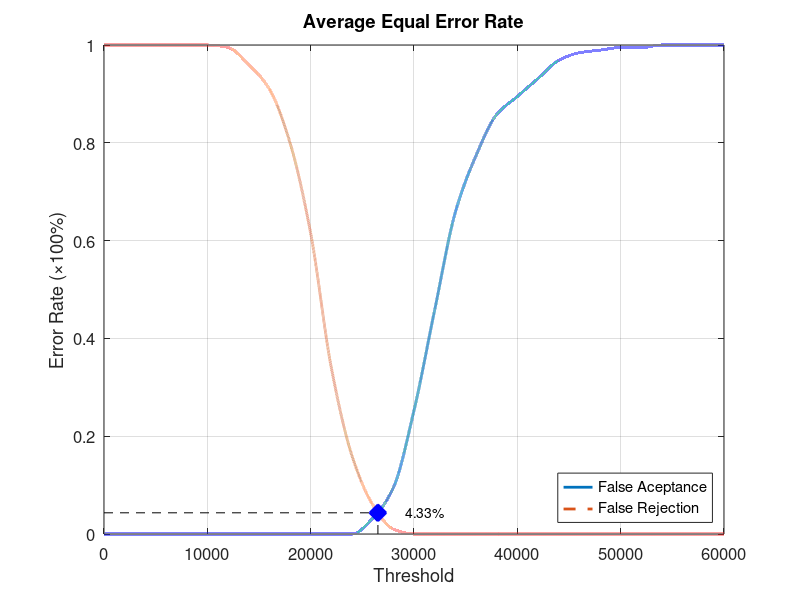
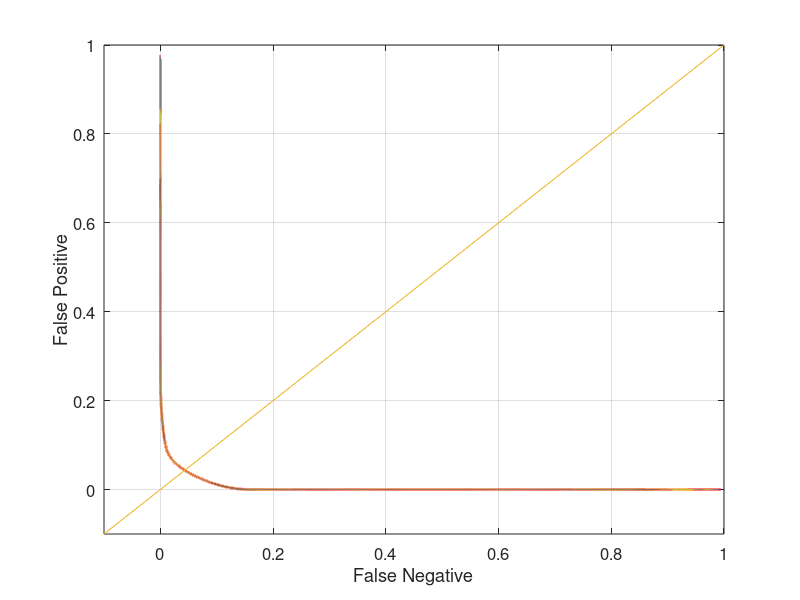

The MATLAB source for these figures, in order:
function yEER = Database5_2
close all;
clear;
clc;
x = 0:2000:60000;
xq = 0:0.5:60000;

y0 = [0 0 0 0 0 0 0 0 0 0 0 0 0 0.0315789 0.0947368 0.252632 0.457895 0.657895 0.773684 0.857895 0.894737 0.931579 0.968421 0.984211 0.989474 0.994737 0.994737 1 1 1 1];
yy0 = interp1(x, y0, xq, 'pchip');
y1 = [1 1 1 1 1 1 0.995 0.96 0.91 0.8 0.615 0.34 0.16 0.06 0.01 0 0 0 0 0 0 0 0 0 0 0 0 0 0 0 0];
yy1 = interp1(x, y1, xq, 'pchip');

% Calculating EER: 
y2 = abs(y0 - y1);
find(y2 == min(y2))
yy2 = abs(yy0 - yy1);
xEER = find(yy2 == min(yy2));
xEERIndex = xq(xEER) % X-axis EER
yEER = yy0(xEER) % Y-axis EER

main = figure
plot(xq, yy0,'-','LineWidth', 2);	hold on
plot(xq, yy1,'--','LineWidth', 2);	hold on
plot([xEERIndex xEERIndex], [0 yEER], 'k--');	hold on
plot([0 xEERIndex], [yEER yEER], 'k--');	hold on
plot(xEERIndex, yEER, 'bx', 'LineWidth', 10);	hold on
text(xEERIndex + 10 * xEERIndex / 100, yEER, [num2str(round((10000 * yEER)) / 100) '%'])
legend('False Aceptance', 'False Rejection', 'Location', 'SouthEast')
xlabel('Threshold')
ylabel('Error Rate (\times100%)')
title('Average Equal Error Rate')
set(gca, 'FontSize', 12)
axis([0 60000 0 1])
grid on

print(main, 'Database5_2Main', '-dpng');
FNRxFPR = figure('Color', [1 1 1]);
plot(yy1, yy0, '-', yy1, yy0, 'LineWidth', 2);
hold on
y = -0.1:0.1:1
plot(y, y); 
set(gca, 'FontSize', 12)
xlabel('False Negative')
ylabel('False Positive')
axis([-0.1 1 -0.1 1])
set(gca, 'FontSize', 12)
grid on

print(FNRxFPR, 'Database5_2FNRxFPR','-dpng');
end
